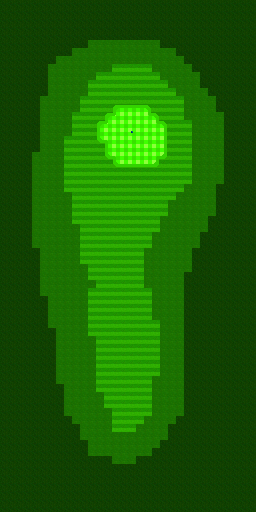

Below is a game level as drawn by its tile map, then a one-line description and the .tmx file that defines it, in full:
An orthogonal 32x64 tile map with 8x8 px tiles, 1 tile layer (Tile Layer 1).

<map version="1.2" tiledversion="1.3.4" orientation="orthogonal" renderorder="right-down" width="32" height="64" tilewidth="8" tileheight="8" infinite="0" nextlayerid="2" nextobjectid="1">
 <editorsettings>
  <export target="map.json" format="json" />
 </editorsettings>
 <tileset firstgid="1" source="tileset.tsx" />
 <layer id="1" name="Tile Layer 1" width="32" height="64">
  <data encoding="csv">
1,1,1,1,1,1,1,1,1,1,1,1,1,1,1,1,1,1,1,1,1,1,1,1,1,1,1,1,1,1,1,1,
1,1,1,1,1,1,1,1,1,1,1,1,1,1,1,1,1,1,1,1,1,1,1,1,1,1,1,1,1,1,1,1,
1,1,1,1,1,1,1,1,1,1,1,1,1,1,1,1,1,1,1,1,1,1,1,1,1,1,1,1,1,1,1,1,
1,1,1,1,1,1,1,1,1,1,1,1,1,1,1,1,1,1,1,1,1,1,1,1,1,1,1,1,1,1,1,1,
1,1,1,1,1,1,1,1,1,1,1,1,1,1,1,1,1,1,1,1,1,1,1,1,1,1,1,1,1,1,1,1,
1,1,1,1,1,1,1,1,1,1,1,19,19,19,19,19,19,19,19,19,1,1,1,1,1,1,1,1,1,1,1,1,
1,1,1,1,1,1,1,1,1,19,19,19,19,19,19,19,19,19,19,19,19,19,1,1,1,1,1,1,1,1,1,1,
1,1,1,1,1,1,1,19,19,19,19,19,19,19,19,19,19,19,19,19,19,19,19,1,1,1,1,1,1,1,1,1,
1,1,1,1,1,1,19,19,19,19,19,19,19,19,23,23,23,23,23,19,19,19,19,19,1,1,1,1,1,1,1,1,
1,1,1,1,1,1,19,19,19,19,19,19,23,23,23,23,23,23,23,23,19,19,19,19,19,1,1,1,1,1,1,1,
1,1,1,1,1,1,19,19,19,19,19,23,23,23,23,23,23,23,23,23,23,19,19,19,19,1,1,1,1,1,1,1,
1,1,1,1,1,1,19,19,19,19,19,23,23,23,23,23,23,23,23,23,23,23,19,19,19,19,1,1,1,1,1,1,
1,1,1,1,1,19,19,19,19,19,23,23,23,23,23,23,23,23,23,23,23,23,23,19,19,19,19,1,1,1,1,1,
1,1,1,1,1,19,19,19,19,19,23,23,23,23,10,11,11,11,12,23,23,23,23,19,19,19,19,1,1,1,1,1,
1,1,1,1,1,19,19,19,19,23,23,23,23,10,92,27,27,27,90,12,23,23,23,19,19,19,19,19,1,1,1,1,
1,1,1,1,1,19,19,19,19,23,23,23,10,92,27,27,27,27,27,90,12,23,23,23,19,19,19,19,1,1,1,1,
1,1,1,1,1,19,19,19,19,23,23,23,26,27,27,27,25,27,27,27,28,23,23,23,19,19,19,19,1,1,1,1,
1,1,1,1,1,19,19,19,23,23,23,23,42,60,27,27,27,27,27,27,28,23,23,23,19,19,19,19,1,1,1,1,
1,1,1,1,1,19,19,19,23,23,23,23,23,26,27,27,27,27,27,27,28,23,23,23,19,19,19,19,1,1,1,1,
1,1,1,1,19,19,19,19,23,23,23,23,23,42,60,27,27,27,27,58,44,23,23,23,19,19,19,19,1,1,1,1,
1,1,1,1,19,19,19,19,23,23,23,23,23,23,42,43,43,43,43,44,23,23,23,23,19,19,19,19,1,1,1,1,
1,1,1,1,19,19,19,19,23,23,23,23,23,23,23,23,23,23,23,23,23,23,23,23,19,19,19,19,1,1,1,1,
1,1,1,1,19,19,19,19,23,23,23,23,23,23,23,23,23,23,23,23,23,23,23,23,19,19,19,19,1,1,1,1,
1,1,1,1,19,19,19,19,23,23,23,23,23,23,23,23,23,23,23,23,23,23,23,19,19,19,19,1,1,1,1,1,
1,1,1,1,19,19,19,19,19,23,23,23,23,23,23,23,23,23,23,23,23,23,19,19,19,19,19,1,1,1,1,1,
1,1,1,1,19,19,19,19,19,23,23,23,23,23,23,23,23,23,23,23,23,19,19,19,19,19,19,1,1,1,1,1,
1,1,1,1,19,19,19,19,19,23,23,23,23,23,23,23,23,23,23,23,23,19,19,19,19,19,19,1,1,1,1,1,
1,1,1,1,19,19,19,19,19,23,23,23,23,23,23,23,23,23,23,23,19,19,19,19,19,19,1,1,1,1,1,1,
1,1,1,1,19,19,19,19,19,19,23,23,23,23,23,23,23,23,23,23,19,19,19,19,19,19,1,1,1,1,1,1,
1,1,1,1,19,19,19,19,19,19,23,23,23,23,23,23,23,23,23,19,19,19,19,19,19,1,1,1,1,1,1,1,
1,1,1,1,19,19,19,19,19,19,23,23,23,23,23,23,23,23,23,19,19,19,19,19,19,1,1,1,1,1,1,1,
1,1,1,1,1,19,19,19,19,19,23,23,23,23,23,23,23,23,19,19,19,19,19,19,1,1,1,1,1,1,1,1,
1,1,1,1,1,19,19,19,19,19,23,23,23,23,23,23,23,23,19,19,19,19,19,19,1,1,1,1,1,1,1,1,
1,1,1,1,1,19,19,19,19,19,19,23,23,23,23,23,23,23,19,19,19,19,19,19,1,1,1,1,1,1,1,1,
1,1,1,1,1,19,19,19,19,19,19,23,23,23,23,23,23,23,19,19,19,19,19,1,1,1,1,1,1,1,1,1,
1,1,1,1,1,19,19,19,19,19,19,19,23,23,23,23,23,23,19,19,19,19,19,1,1,1,1,1,1,1,1,1,
1,1,1,1,1,19,19,19,19,19,19,23,23,23,23,23,23,23,23,19,19,19,19,1,1,1,1,1,1,1,1,1,
1,1,1,1,1,1,19,19,19,19,19,23,23,23,23,23,23,23,23,19,19,19,19,1,1,1,1,1,1,1,1,1,
1,1,1,1,1,1,19,19,19,19,19,23,23,23,23,23,23,23,23,19,19,19,19,1,1,1,1,1,1,1,1,1,
1,1,1,1,1,1,19,19,19,19,19,23,23,23,23,23,23,23,23,19,19,19,19,1,1,1,1,1,1,1,1,1,
1,1,1,1,1,1,19,19,19,19,19,23,23,23,23,23,23,23,23,23,19,19,19,1,1,1,1,1,1,1,1,1,
1,1,1,1,1,1,1,19,19,19,19,23,23,23,23,23,23,23,23,23,19,19,19,1,1,1,1,1,1,1,1,1,
1,1,1,1,1,1,1,19,19,19,19,19,23,23,23,23,23,23,23,23,19,19,19,1,1,1,1,1,1,1,1,1,
1,1,1,1,1,1,1,19,19,19,19,19,23,23,23,23,23,23,23,23,19,19,19,1,1,1,1,1,1,1,1,1,
1,1,1,1,1,1,1,19,19,19,19,19,23,23,23,23,23,23,23,23,19,19,19,1,1,1,1,1,1,1,1,1,
1,1,1,1,1,1,1,19,19,19,19,19,23,23,23,23,23,23,23,23,19,19,19,1,1,1,1,1,1,1,1,1,
1,1,1,1,1,1,1,19,19,19,19,19,23,23,23,23,23,23,23,23,19,19,19,1,1,1,1,1,1,1,1,1,
1,1,1,1,1,1,1,19,19,19,19,19,23,23,23,23,23,23,23,19,19,19,19,1,1,1,1,1,1,1,1,1,
1,1,1,1,1,1,1,1,19,19,19,19,23,23,23,23,23,23,23,19,19,19,19,1,1,1,1,1,1,1,1,1,
1,1,1,1,1,1,1,1,19,19,19,19,19,23,23,23,23,23,23,19,19,19,19,1,1,1,1,1,1,1,1,1,
1,1,1,1,1,1,1,1,19,19,19,19,19,23,23,23,23,23,23,19,19,19,19,1,1,1,1,1,1,1,1,1,
1,1,1,1,1,1,1,1,19,19,19,19,19,19,23,23,23,23,23,19,19,19,19,1,1,1,1,1,1,1,1,1,
1,1,1,1,1,1,1,1,1,19,19,19,19,19,23,23,23,23,19,19,19,19,1,1,1,1,1,1,1,1,1,1,
1,1,1,1,1,1,1,1,1,1,19,19,19,19,23,23,23,19,19,19,19,1,1,1,1,1,1,1,1,1,1,1,
1,1,1,1,1,1,1,1,1,1,19,19,19,19,19,19,19,19,19,19,19,1,1,1,1,1,1,1,1,1,1,1,
1,1,1,1,1,1,1,1,1,1,1,19,19,19,19,19,19,19,19,19,1,1,1,1,1,1,1,1,1,1,1,1,
1,1,1,1,1,1,1,1,1,1,1,19,19,19,19,19,19,19,19,1,1,1,1,1,1,1,1,1,1,1,1,1,
1,1,1,1,1,1,1,1,1,1,1,1,1,1,19,19,19,1,1,1,1,1,1,1,1,1,1,1,1,1,1,1,
1,1,1,1,1,1,1,1,1,1,1,1,1,1,1,1,1,1,1,1,1,1,1,1,1,1,1,1,1,1,1,1,
1,1,1,1,1,1,1,1,1,1,1,1,1,1,1,1,1,1,1,1,1,1,1,1,1,1,1,1,1,1,1,1,
1,1,1,1,1,1,1,1,1,1,1,1,1,1,1,1,1,1,1,1,1,1,1,1,1,1,1,1,1,1,1,1,
1,1,1,1,1,1,1,1,1,1,1,1,1,1,1,1,1,1,1,1,1,1,1,1,1,1,1,1,1,1,1,1,
1,1,1,1,1,1,1,1,1,1,1,1,1,1,1,1,1,1,1,1,1,1,1,1,1,1,1,1,1,1,1,1,
1,1,1,1,1,1,1,1,1,1,1,1,1,1,1,1,1,1,1,1,1,1,1,1,1,1,1,1,1,1,1,1
</data>
 </layer>
</map>
